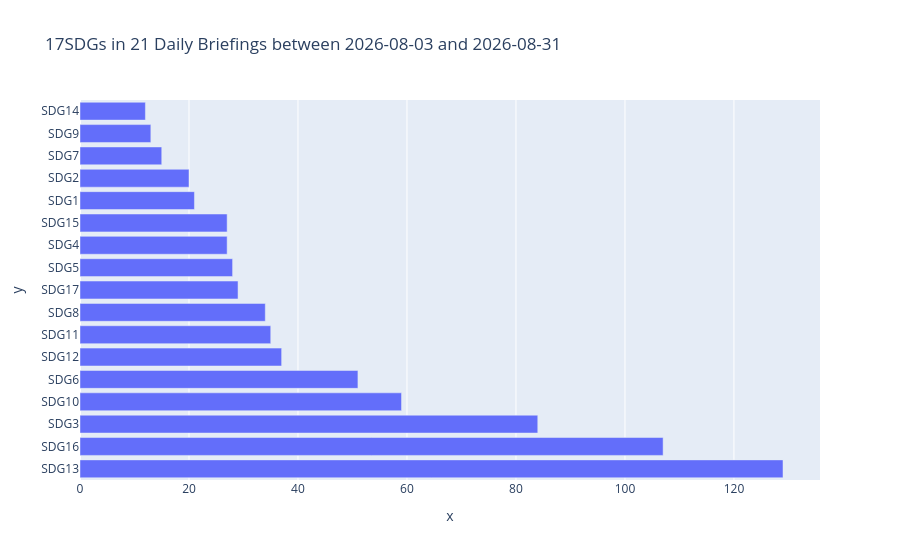

The cell this chart's notebook holds for it:
### Markdown cell above
# Visualisation

### Code cell
import plotly.express as px

df = query_sdg()
x = df[df["model"] == llm][["sdg"]].value_counts().values  # frequency of each SDG in the sections.
y = [
    x[0] for x in df[df["model"] == llm][["sdg"]].value_counts().index
]  # values from the "sdg" column with values: ["SDG1", "SDG2", ..., "SDG17"]

fig = px.bar(
    df,
    x=x,
    y=y,
    orientation="h",
    title=f"17SDGs in {len(df.briefing_id.unique())} Daily Briefings between {str(datetime.strptime(str(df.briefing_id.min()), "%Y%m%d"))[:10]} and {str(datetime.strptime(str(df.briefing_id.max()), "%Y%m%d"))[:10]}",
)
fig.show()

### Figure 1 — Plotly figure (JSON) as saved in the notebook; plotly's stock layout.template omitted (floating-point values rounded to 4 significant figures)
{"data": [{"hovertemplate": "x=%{x}<br>y=%{y}<extra></extra>", "legendgroup": "", "marker": {"color": "#636efa", "pattern": {"shape": ""}}, "name": "", "orientation": "h", "showlegend": false, "textposition": "auto", "type": "bar", "x": [129, 107, 84, 59, 51, 37, 35, 34, 29, 28, 27, 27, 21, 20, 15, 13, 12], "xaxis": "x", "y": ["SDG13", "SDG16", "SDG3", "SDG10", "SDG6", "SDG12", "SDG11", "SDG8", "SDG17", "SDG5", "SDG4", "SDG15", "SDG1", "SDG2", "SDG7", "SDG9", "SDG14"], "yaxis": "y"}], "layout": {"barmode": "relative", "legend": {"tracegroupgap": 0}, "title": {"text": "17SDGs in 21 Daily Briefings between 2026-08-03 and 2026-08-31"}, "xaxis": {"anchor": "y", "domain": [0, 1], "title": {"text": "x"}}, "yaxis": {"anchor": "x", "domain": [0, 1], "title": {"text": "y"}}}}
